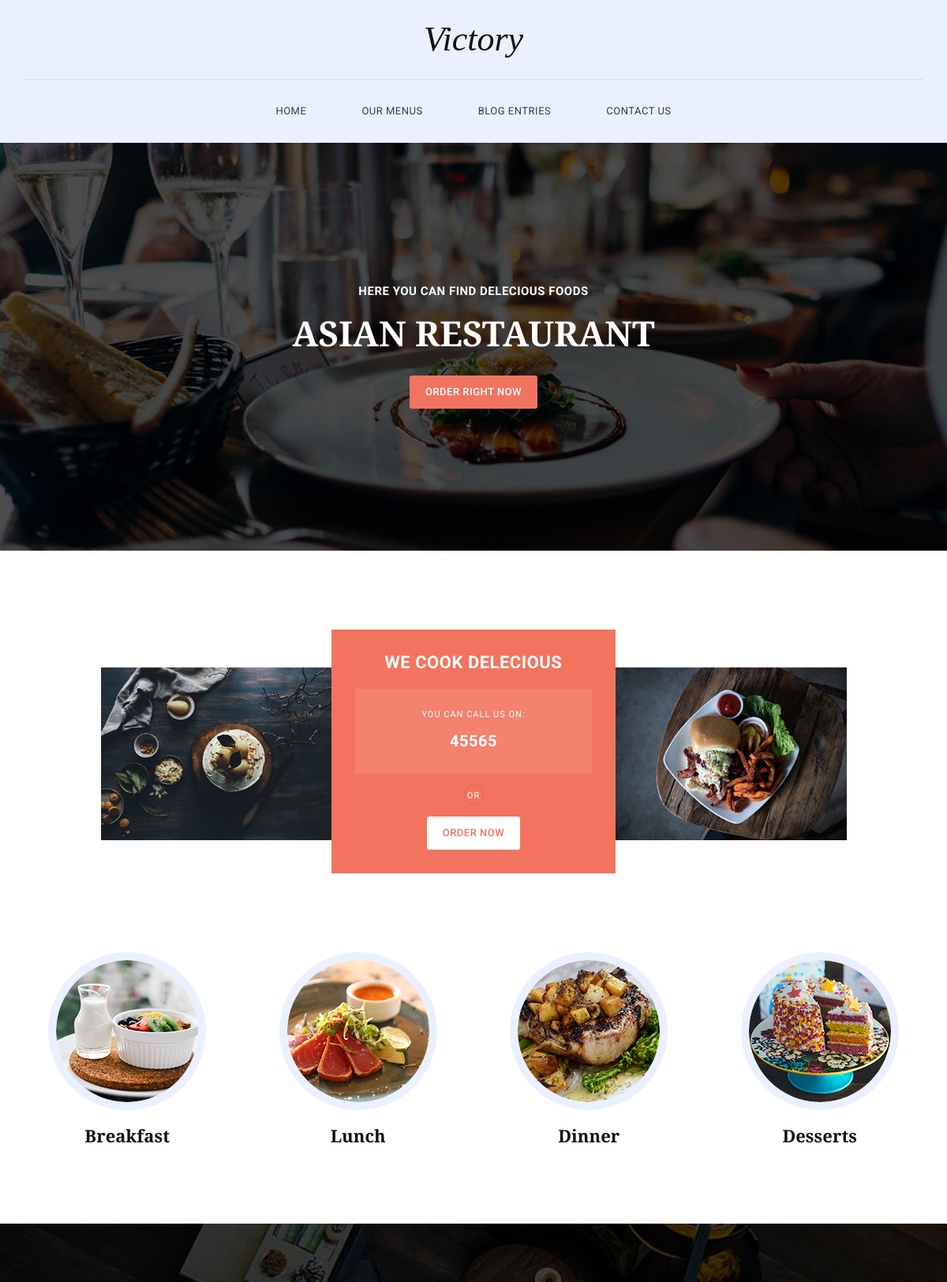
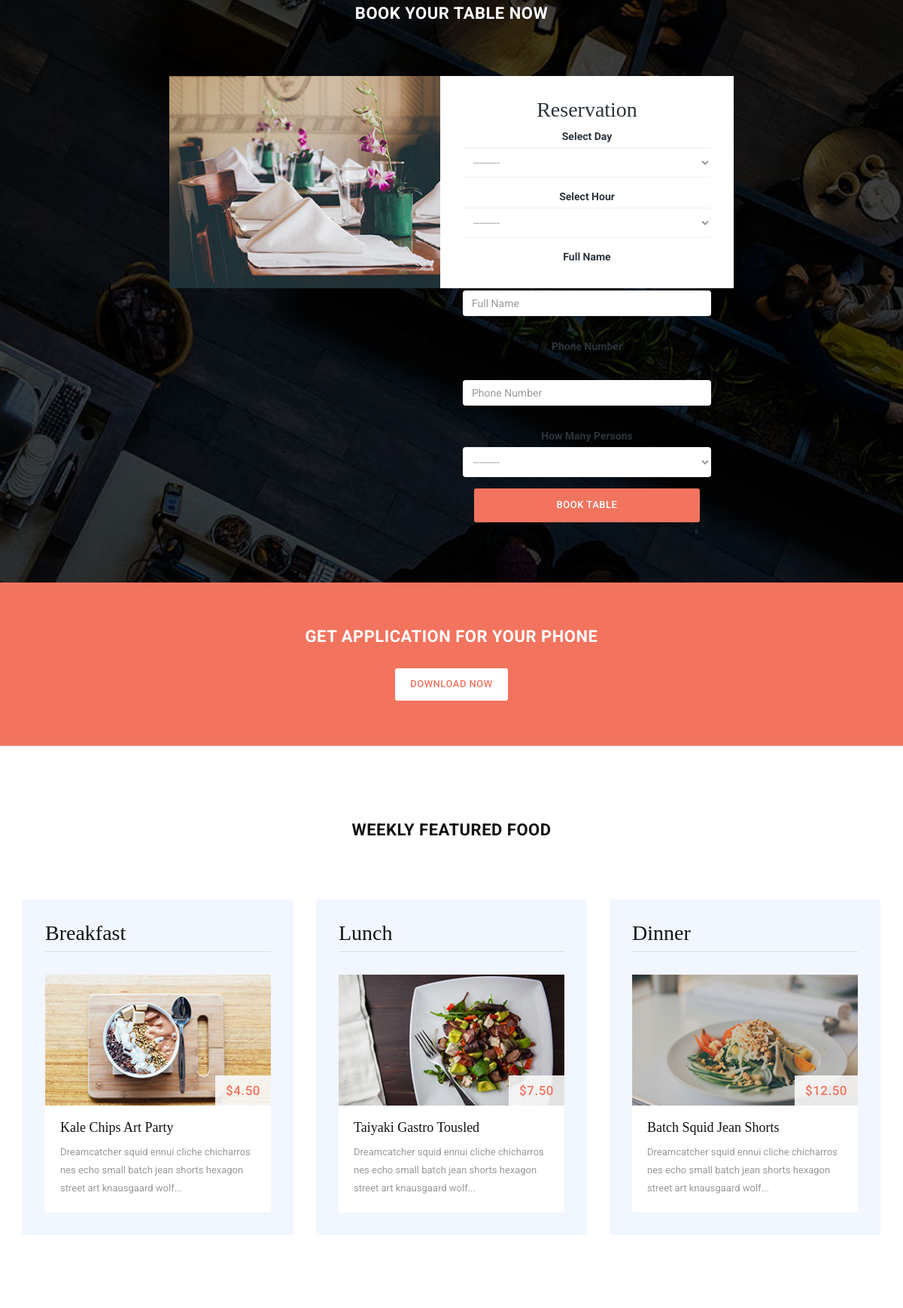
The page / (upper part) on the database its author committed (2 pictures, top to bottom).
### rest_app/models.py (models this page shows, shortened)
class Service(models.Model):
    image = models.ImageField(upload_to='photos' , null=True , blank = True)
    name = models.CharField(max_length=100)

class Food(models.Model):
    meal = models.CharField(max_length=100)
    image = models.ImageField(upload_to='photos' , null=True , blank = True)
    price = models.DecimalField(max_digits=5 , decimal_places=2)
    name = models.CharField(max_length=100)
    details = models.TextField(max_length=1000)

### rest_app/views.py (the view, shortened to what this page needs)
# urls.py: path('', views.index , name='index'),
def index(request):
    context = {
        'table_form' : TableForm(),
        'email_form' : EmailForm(),
        'foods' : Food.objects.all(),
        'posts' : Post.objects.all(),
        'services' : Service.objects.all(),
    }
    return render(request , 'pages/index.html' , context)

### rest_app/forms.py
class TableForm(forms.ModelForm):
    class Meta:
        model = Table
        fields = '__all__'

class EmailForm(forms.ModelForm):
    class Meta:
        model = Email
        fields = '__all__'

### templates/pages/index.html (shortened to what this page needs)
{% extends 'base.html' %}
{% load bootstrap4 %}
{% load static %}
{% block content %}
    <section class="banner">
        <div class="container">
            <div class="row">
                <div class="col-md-6 col-md-offset-3">
                    <h4>Here you can find delecious foods</h4>
                    <h2>Asian Restaurant</h2>
                    <div class="primary-button">
                        <a href="#" class="scroll-link" data-id="book-table">Order Right Now</a>
                    </div>
                </div>
            </div>
        </div>
    </section>
    <section class="cook-delecious">
        <div class="container">
            <div class="row">
                <div class="col-md-3 col-md-offset-1">
                    <div class="first-image">
                        <img src="{% static 'img/cook_01.jpg' %}" alt="">
                    </div>
                </div>
                <div class="col-md-4">
                    <div class="cook-content">
                        <h4>We cook delecious</h4>
                        <div class="contact-content">
                            <span>You can call us on:</span>
                            <h6>45565</h6>
                        </div>
                        <span>or</span>
                        <div class="primary-white-button">
                            <a href="#" class="scroll-link" data-id="book-table">Order Now</a>
                        </div>
                    </div>
                </div>
                <div class="col-md-3">
                    <div class="second-image">
                        <img src="{% static 'img/cook_02.jpg' %}" alt="">
                    </div>
                </div>
            </div>
        </div>
    </section>
    <section class="services">
        <div class="container">
            <div class="row">
                {% for service in services %}
                <div class="col-md-3 col-sm-6 col-xs-12">
                    <div class="service-item">
                        <a href="{% url 'menu' %}">
                        {% if service.image %}
                            <img src="{{service.image.url}}" alt="">
                        {% else %}
                        <img src="{% static 'img/cook_breakfast.png' %}" alt="">
                        {% endif %}
                        <h4>{{service.name}}</h4>
                        </a>
                    </div>
                </div>
                {% endfor %}
            </div>
        </div>
    </section>
    <section id="book-table">
        <div class="container">
            <div class="row">
                <div class="col-md-12">
                    <div class="heading">
                        <h2>Book Your Table Now</h2>
                    </div>
                </div>
                <div class="col-md-4 col-md-offset-2 col-sm-12">
                    <div class="left-image">
                        <img src="{% static 'img/book_left_image.jpg' %}" alt="">
                    </div>
                </div>
                <div class="col-md-4 col-sm-12">
                    <div class="right-info">
                        <h4>Reservation</h4>
                        <form id="form-submit" action="" method="POST">
                            <div class="column">
                                {% bootstrap_form table_form %}
                                <div class="col-md-12">
                                    <fieldset>
                                        <button type="submit" id="form-submit" class="btn">Book Table</button>
                                    </fieldset>
                                </div>
                            </div>
                        </form>
                    </div>
                </div>
            </div>
        </div>
    </section>
    <section class="get-app">
        <div class="container">
            <div class="row">
                <div class="heading">
                    <h2>Get application for your phone</h2>
                </div>
                <div class="primary-white-button">
                    <a href="#">Download now</a>
                </div>
            </div>
        </div>
    </section>
    <section class="featured-food">
        <div class="container">
            <div class="row">
                <div class="heading">
                    <h2>Weekly Featured Food</h2>
                </div>
            </div>
            <div class="row">
                {% for food in foods %}
                <div class="col-md-4">
                    <div class="food-item">
                        <h2>{{food.meal}}</h2>
                        {% if food.image %}
                            <img src="{{food.image.url}}" alt="">
                        {% else %}
                            <img src="{% static 'img/Breakfast_item.jpg' %}" alt="">
                        {% endif %}
                        <div class="price">${{food.price}}</div>
                        <div class="text-content">
                            <h4>{{food.name}}</h4>
                            <p>{{food.details}}</p>
                        </div>
                    </div>
                </div>
                {% endfor %}
            </div>
        </div>
    </section>
{% endblock %}

### templates/base.html (shortened to what this page needs)
{% load static %}
<!DOCTYPE html>
<html>
    <head>
        <link rel="stylesheet" href="{% static 'css/bootstrap.min.css' %}">
        <link rel="stylesheet" href="{% static 'css/bootstrap-theme.min.css' %}">
        <link rel="stylesheet" href="{% static 'css/fontAwesome.css' %}">
        <link rel="stylesheet" href="{% static 'css/hero-slider.css' %}">
        <link rel="stylesheet" href="{% static 'css/owl-carousel.css' %}">
        <link rel="stylesheet" href="{% static 'css/templatemo-style.css' %}">
    </head>
<body>
{% include 'parts/nav.html' %}
{% block content %}
{% endblock %}
</body>
</html>

### templates/parts/nav.html (shortened to what this page needs)
<div class="header">
    <div class="container">
        <a href="#" class="navbar-brand scroll-top">Victory</a>
        <nav class="navbar navbar-inverse" role="navigation">
            <div id="main-nav" class="collapse navbar-collapse">
                <ul class="nav navbar-nav">
                    <li><a href="{% url 'index' %}">Home</a></li>
                    <li><a href="{% url 'menu' %}">Our Menus</a></li>
                    <li><a href="{% url 'blog' %}">Blog Entries</a></li>
                    <li><a href="{% url 'contact' %}">Contact Us</a></li>
                </ul>
            </div>
        </nav>
    </div>
</div>

### rest/static/css/hero-slider.css (style rules this page uses)
*, *::after, *::before { -webkit-box-sizing: border-box; -moz-box-sizing: border-box; box-sizing: border-box; }
html { font-size: 62.5%; }
body { font-family: "Open Sans", sans-serif; color: #2c343b; background-color: #f2f2f2; }
a { color: #d44457; text-decoration: none; }
img { max-width: 100%; }

### rows shown on the page
Service: image (picture), name "Breakfast"
Service: image (picture), name "Lunch"
Service: image (picture), name "Dinner"
Service: image (picture), name "Desserts"
Food: meal "Breakfast", image (picture), price "4.50", name "Kale Chips Art Party", details "Dreamcatcher squid ennui cliche chicharros nes echo small batch jean shorts hexagon street art knausgaard wolf..."
Food: meal "Lunch", image (picture), price "7.50", name "Taiyaki Gastro Tousled", details "Dreamcatcher squid ennui cliche chicharros nes echo small batch jean shorts hexagon street art knausgaard wolf..."
Food: meal "Dinner", image (picture), price "12.50", name "Batch Squid Jean Shorts", details "Dreamcatcher squid ennui cliche chicharros nes echo small batch jean shorts hexagon street art knausgaard wolf..."
